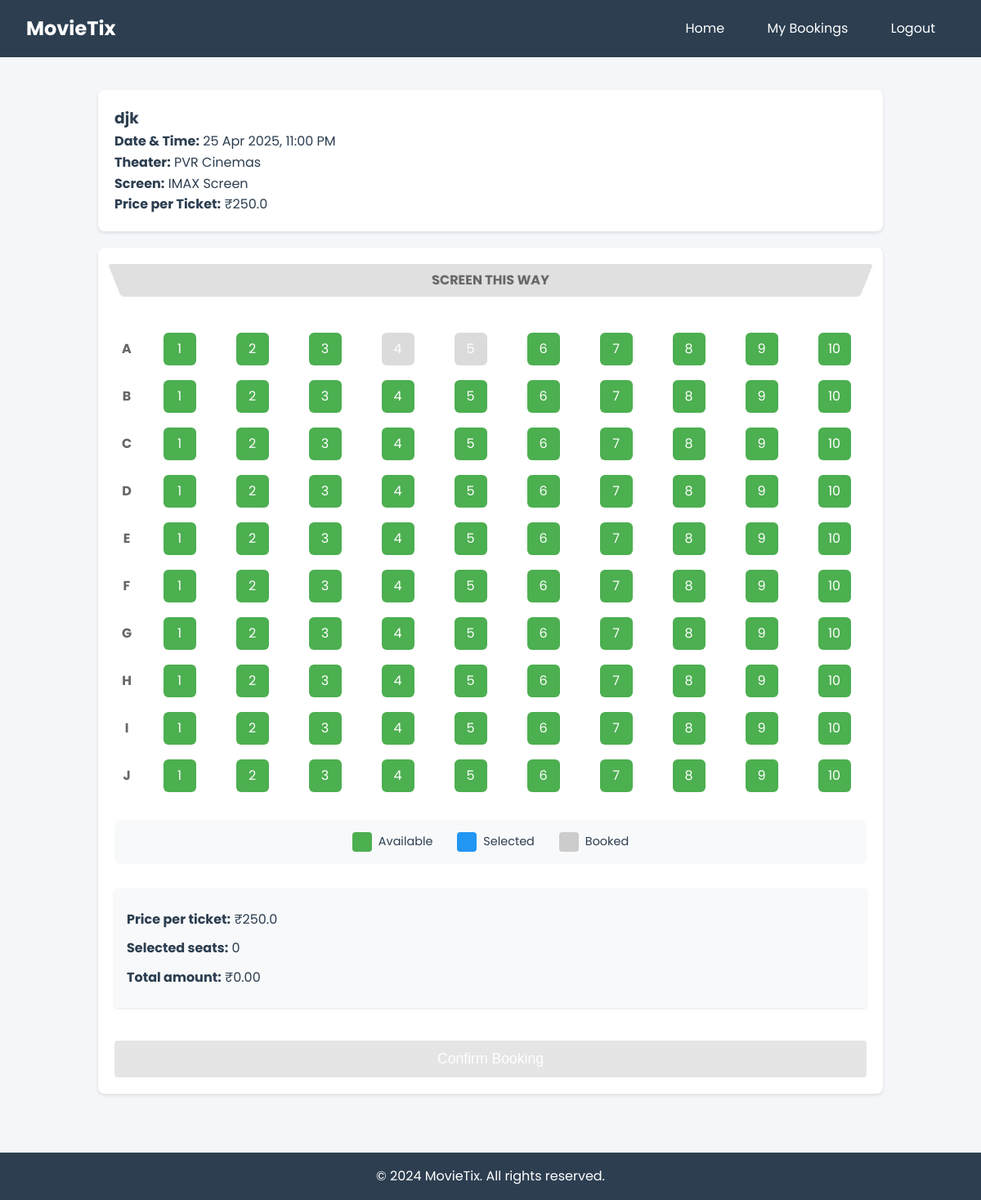
Page /book/1 (signed in) on the committed database.
### app.py (models this page shows)
class Movie(db.Model):
    id = db.Column(db.Integer, primary_key=True)
    title = db.Column(db.String(100), nullable=False)
    description = db.Column(db.Text, nullable=False)
    duration = db.Column(db.Integer, nullable=False)  # in minutes
    language = db.Column(db.String(50), nullable=False)
    release_date = db.Column(db.Date, nullable=False)
    poster_image = db.Column(db.String(200))
    genre = db.Column(db.String(100))
    rating = db.Column(db.Float, default=0.0)
    status = db.Column(db.String(20), default='Coming Soon')  # Now Showing, Coming Soon
    shows = db.relationship('Show', backref='movie', lazy=True)

class Show(db.Model):
    id = db.Column(db.Integer, primary_key=True)
    movie_id = db.Column(db.Integer, db.ForeignKey('movie.id'), nullable=False)
    screen_id = db.Column(db.Integer, db.ForeignKey('screen.id'), nullable=False)
    show_time = db.Column(db.DateTime, nullable=False)
    price = db.Column(db.Float, nullable=False)
    available_seats = db.Column(db.Integer, nullable=False)
    bookings = db.relationship('Booking', backref='show', lazy=True)

class Theater(db.Model):
    id = db.Column(db.Integer, primary_key=True)
    name = db.Column(db.String(100), nullable=False)
    location = db.Column(db.String(200), nullable=False)
    capacity = db.Column(db.Integer, nullable=False)
    screens = db.relationship('Screen', backref='theater', lazy=True)

class Screen(db.Model):
    id = db.Column(db.Integer, primary_key=True)
    name = db.Column(db.String(50), nullable=False)
    theater_id = db.Column(db.Integer, db.ForeignKey('theater.id'), nullable=False)
    capacity = db.Column(db.Integer, nullable=False)
    shows = db.relationship('Show', backref='screen', lazy=True)

### app.py (the view, shortened to what this page needs)
@app.route('/book/<int:show_id>', methods=['GET', 'POST'])
def book_tickets(show_id):
    if 'user_id' not in session:
        return jsonify({'success': False, 'message': 'Please login to book tickets'})
    show = Show.query.get_or_404(show_id)
    seats = Seat.query.filter_by(show_id=show_id).all()
    return render_template('booking.html', show=show, seats=seats)

### templates/booking.html (shortened to what this page needs)
{% extends "base.html" %}
{% block extra_css %}
<link rel="stylesheet" href="{{ url_for('static', filename='css/booking.css') }}">
{% endblock %}
{% block content %}
<div class="booking-container">
    <div class="show-info">
        <h3>{{ show.movie.title }}</h3>
        <p><strong>Date & Time:</strong> {{ show.show_time.strftime('%d %b %Y, %I:%M %p') }}</p>
        <p><strong>Theater:</strong> {{ show.screen.theater.name }}</p>
        <p><strong>Screen:</strong> {{ show.screen.name }}</p>
        <p><strong>Price per Ticket:</strong> ₹{{ show.price }}</p>
    </div>
    <div class="screen-container">
        <div class="screen">SCREEN THIS WAY</div>
        <form method="POST" id="booking-form">
            <div class="seat-layout">
                {% for row in 'ABCDEFGHIJ' %}
                <div class="row-label">{{ row }}</div>
                {% for num in range(1, 11) %}
                    {% set seat_number = row ~ num %}
                    {% set seat = seats|selectattr('seat_number', 'eq', seat_number)|first %}
                    <div class="seat-wrapper">
                        <label for="seat-{{ seat_number }}"
                               class="seat {% if seat and seat.status != 'Available' %}booked{% endif %}"
                               data-seat="{{ seat_number }}">
                            {{ num }}
                        </label>
                    </div>
                {% endfor %}
                {% endfor %}
            </div>
            <div class="seat-info">
                <div class="seat-type available">Available</div>
                <div class="seat-type selected">Selected</div>
                <div class="seat-type booked">Booked</div>
            </div>
            <div class="price-summary" data-price="{{ show.price }}">
                <p><strong>Price per ticket:</strong> ₹{{ show.price }}</p>
                <p><strong>Selected seats:</strong> <span id="selected-seats">0</span></p>
                <p><strong>Total amount:</strong> ₹<span id="total-amount">0</span></p>
            </div>
            <button type="submit" class="btn btn-primary" id="book-btn" disabled>
                Confirm Booking
            </button>
        </form>
    </div>
</div>
{% endblock %}

### static/css/style.css (style rules this page uses)
:root { --primary-color: #2c3e50; --secondary-color: #e74c3c; --background-color: #f5f6fa; --text-color: #2c3e50; --border-color: #dcdde1; }
* { margin: 0; padding: 0; box-sizing: border-box; }
body { font-family: 'Poppins', sans-serif; background-color: var(--background-color); color: var(--text-color); line-height: 1.6; }
.btn { display: inline-block; padding: 0.5rem 1rem; border: none; border-radius: 4px; cursor: pointer; font-size: 1rem; transition: background-color 0.3s; }
.btn-primary { background-color: var(--primary-color); color: white; }

### static/css/booking.css (style rules this page uses)
.booking-container { max-width: 1000px; margin: 0 auto; padding: 20px; }
.show-info { background: white; padding: 20px; border-radius: 8px; margin-bottom: 20px; box-shadow: 0 2px 4px rgba(0,0,0,0.1); }
.screen-container { background: white; padding: 20px; border-radius: 8px; box-shadow: 0 2px 4px rgba(0,0,0,0.1); }
.screen { background: #e0e0e0; height: 40px; margin-bottom: 40px; display: flex; align-items: center; justify-content: center; border-radius: 4px; color: #666; font-weight: bold; transform: perspective(100px) rotateX(-5deg); }
.seat-layout { display: grid; grid-template-columns: 30px repeat(10, 1fr); gap: 10px; margin: 30px 0; justify-items: center; }
.row-label { display: flex; align-items: center; justify-content: center; font-weight: bold; color: #666; }
.seat-wrapper { display: inline-block; text-align: center; position: relative; margin: 2px; }
.seat { display: inline-flex; align-items: center; justify-content: center; width: 40px; height: 40px; border-radius: 6px; cursor: pointer; background: #4CAF50; color: white; font-size: 1rem; transition: all 0.2s ease; user-select: none; -webkit-tap-highlight-color: transparent; border: 2px solid transparent; margin: 2px; pointer-events: auto; }
.seat.booked { background: #ccc; cursor: not-allowed; opacity: 0.7; pointer-events: none; }
.seat-info { display: flex; justify-content: center; gap: 30px; margin: 30px 0; padding: 15px; background: #f8f9fa; border-radius: 8px; }
.seat-type { display: flex; align-items: center; gap: 8px; font-size: 0.9rem; }
.seat-type::before { content: ''; display: inline-block; width: 24px; height: 24px; border-radius: 4px; }
.seat-type.available::before { background: #4CAF50; }
.seat-type.selected::before { background: #2196F3; }
.seat-type.booked::before { background: #ccc; }
.price-summary { margin: 20px 0; padding: 15px; background: #f8f9fa; border-radius: 4px; box-shadow: 0 1px 3px rgba(0,0,0,0.1); }
.price-summary p { margin: 10px 0; }
#book-btn { width: 100%; padding: 12px; font-size: 1.1rem; margin-top: 20px; }
#book-btn:disabled { background: #ccc; cursor: not-allowed; }
.btn-primary { background: #3498db; color: white; border: none; padding: 12px 24px; border-radius: 4px; cursor: pointer; font-size: 1rem; transition: all 0.3s ease; width: 100%; margin-top: 20px; }
.btn-primary:disabled { background: #ccc; cursor: not-allowed; opacity: 0.5; }

### rows in the picture
Movie: movie "djk"
Show: show_time "25 Apr 2025, 11:00 PM", price "250.0"
Theater: screen.theater.name "PVR Cinemas"
Screen: screen.name "IMAX Screen"

### other values in the picture
{{ row }} "A" "B" "C" "D" "E" "F" "G" "H" "I" "J"
{{ num }} "1" "2" "3" "4" "5" "6" "7" "8" "9" "10" "1" "2" "3" "4" "5" "6" "7" "8" "9" "10" "1" "2" "3" "4" "5" "6" "7" "8" "9" "10" "1" "2" "3" "4" "5" "6" "7" "8" "9" "10" "1" "2" "3" "4" "5" "6" "7" "8" "9" "10" "1" "2" "3" "4" "5" "6" "7" "8" "9" "10" "1" "2" "3" "4" "5" "6" "7" "8" "9" "10" "1" "2" "3" "4" "5" "6" "7" "8" "9" "10" "1" "2" "3" "4" "5" "6" "7" "8" "9" "10" "1" "2" "3" "4" "5" "6" "7" "8" "9" "10"
